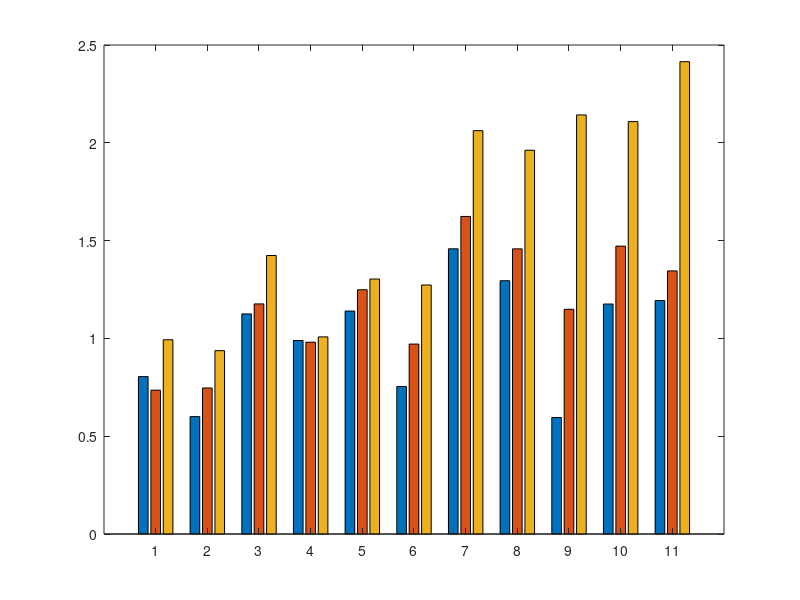

The MATLAB script that drew this image: (Note: this script raises an error after producing the figure.)
% =========================================================================
% SCRIPT DIAGRAM BATANG RMSE (0g, 500g, 1000g) - FINAL & LENGKAP
% =========================================================================

% 1. Label untuk Sumbu X (Nama-nama Kontroler)
controllers = {
    'NeuroMamdaniT1-Syn', 'NeuroIT2F-Syn', 'Synergetic', ...
    'FuzzyT1-Syn', 'FuzzyT2-Syn', 'PID', 'FuzzyPIDT1', ...
    'FuzzyPIDT2', 'SMC', 'FuzzySMCT1', 'FuzzySMCT2'
};

% 2. Matriks Data RMSE Terverifikasi (Kompilasi 3 File)
% Format kolom: [0g, 500g, 1000g]
rmse_data = [
    0.804823,  0.735261,  0.993138;   % NeuroMamdaniT1-Syn
    0.600285,  0.746525,  0.937319;   % NeuroIT2F-Syn
    1.125263,  1.176312,  1.423891;   % Synergetic
    0.989343,  0.980601,  1.007742;   % FuzzyT1-Syn
    1.139839,  1.248800,  1.303523;   % FuzzyT2-Syn (SEKARANG SUDAH TERISI)
    0.754251,  0.971036,  1.272970;   % PID
    1.458312,  1.623491,  2.062138;   % FuzzyPIDT1
    1.295005,  1.457952,  1.961870;   % FuzzyPIDT2
    0.595680,  1.148718,  2.142493;   % SMC
    1.175739,  1.471632,  2.108365;   % FuzzySMCT1
    1.193433,  1.345150,  2.414847    % FuzzySMCT2
];

% 3. Pengaturan Figur
figure('Name', 'Perbandingan RMSE', 'Units', 'normalized', 'Position', [0.1, 0.1, 0.8, 0.6]);

% 4. Membuat Diagram Batang (Grouped)
b = bar(rmse_data, 'grouped');

% 5. Mengatur Warna Batang (Standar Visibilitas Jurnal)
b(1).FaceColor = [0.00, 0.45, 0.74]; % Biru untuk 0g
b(2).FaceColor = [0.85, 0.33, 0.10]; % Oranye untuk 500g
b(3).FaceColor = [0.47, 0.67, 0.19]; % Hijau untuk 1000g

% 6. Properti Teks dan Sumbu
set(gca, 'XTick', 1:length(controllers), 'XTickLabel', controllers);
xtickangle(45); % Miringkan teks agar tidak bertumpuk
ylabel('Average RMSE (Degree)', 'FontSize', 14, 'FontWeight', 'bold');
xlabel('Controllers', 'FontSize', 14, 'FontWeight', 'bold');
title('Comparison of Average RMSE Across Different Payloads', 'FontSize', 16);
set(gca, 'FontSize', 12, 'LineWidth', 1);

% 7. Grid dan Batas Sumbu Y
grid on;
set(gca, 'GridLineStyle', '--', 'GridAlpha', 0.5);
ylim([0, max(rmse_data(:)) * 1.15]); % Memberi ruang ekstra 15% di bagian atas

% 8. Membuat Legend
lgd = legend('0g Payload', '500g Payload', '1000g Payload', 'Location', 'northwest');
lgd.FontSize = 12;

% =========================================================================
% Tampilkan Nilai Angka di Atas Batang
% =========================================================================
for i = 1:length(b)
    xtips = b(i).XEndPoints;
    ytips = b(i).YEndPoints;
    labels = string(round(b(i).YData, 2)); % Pembulatan 2 angka di belakang koma
    text(xtips, ytips, labels, 'HorizontalAlignment', 'center', ...
        'VerticalAlignment', 'bottom', 'FontSize', 10, 'Rotation', 90);
end
